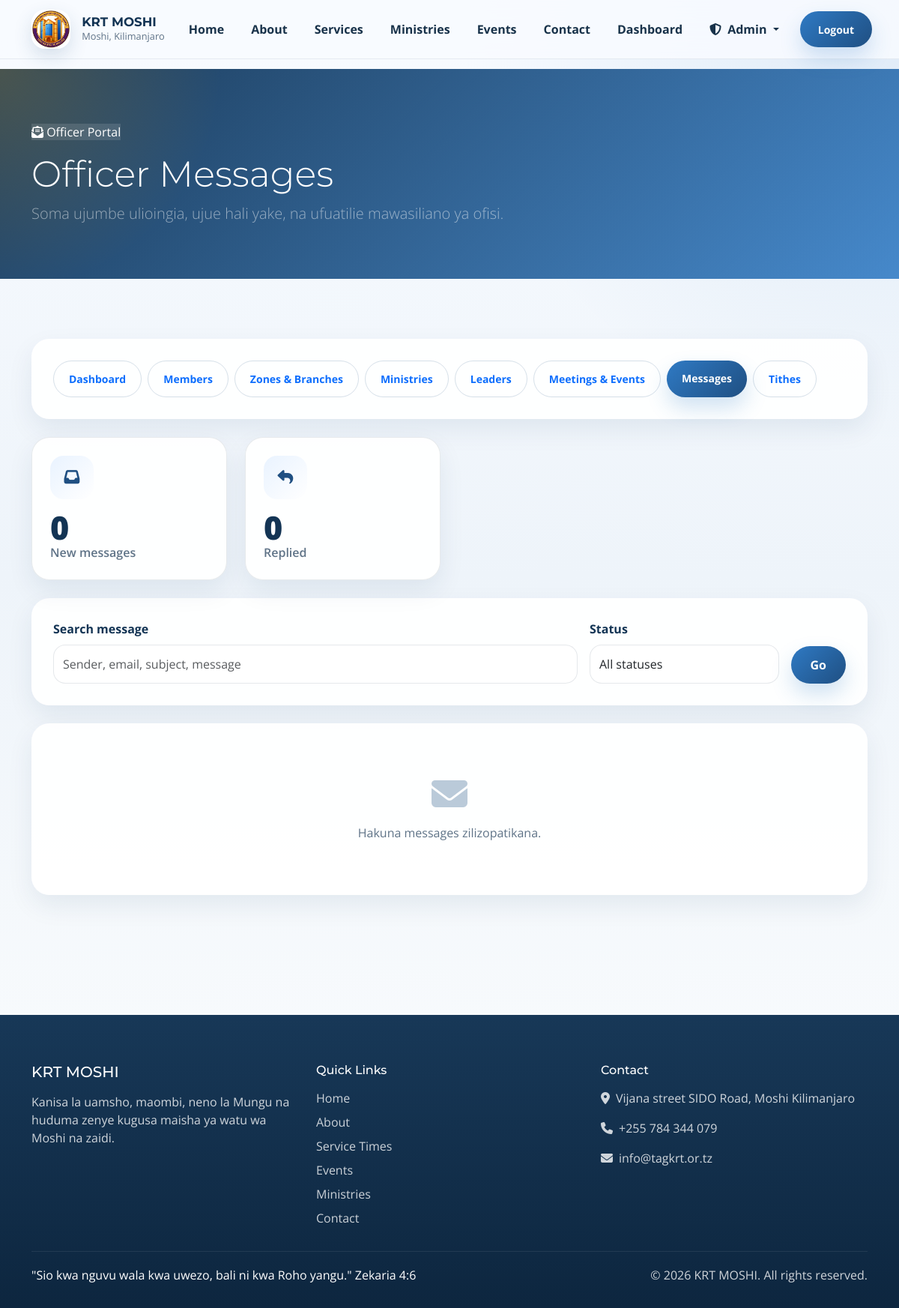
/dashboard/officer/messages/ (signed in), run on the app's committed database.
### core/models.py (models this page shows, shortened)
class SiteConfig(models.Model):
    site_name = models.CharField(max_length=200, default="VCCT Mbezi Beach")
    site_logo = ResizedImageField(
        size=[200, 200],
        quality=85,
        upload_to='config/',
        blank=True,
        null=True,
        help_text="Logo size: 200x200 pixels"
    )
    site_favicon = ResizedImageField(
        size=[64, 64],
        quality=85,
        upload_to='config/',
        blank=True,
        null=True,
        help_text="Favicon size: 64x64 pixels"
    )
    hero_bg_image = ResizedImageField(
        size=[1920, 1080],
        quality=85,
        upload_to='config/',
        blank=True,
        null=True,
        help_text="Hero background size: 1920x1080 pixels"
    )
    contact_email = models.EmailField(default="info@tagkrt.or.tz")
    contact_phone = models.CharField(max_length=20, default="+255 784 344 079")
    address = models.TextField(default="Vijana street SIDO Road, Moshi Kilimanjaro")
    facebook_url = models.URLField(blank=True, null=True)
    twitter_url = models.URLField(blank=True, null=True)
    instagram_url = models.URLField(blank=True, null=True)
    youtube_url = models.URLField(blank=True, null=True)
    whatsapp_number = models.CharField(max_length=20, blank=True, null=True)
    about_us = RichTextUploadingField(blank=True, null=True)
    mission = RichTextUploadingField(blank=True, null=True)
    vision = RichTextUploadingField(blank=True, null=True)
    updated_at = models.DateTimeField(auto_now=True)
    class Meta:
        verbose_name = "Site Configuration"
        verbose_name_plural = "Site Configuration"

### core/views.py (the view, shortened to what this page needs)
# urls.py: path('dashboard/officer/messages/', views.officer_messages, name='officer_messages'),
@login_required
@user_passes_test(is_staff_or_admin)
def officer_messages(request):
    site_config = get_site_config()
    full_manage = can_manage_all_records(request.user)
    query = request.GET.get('q', '').strip()
    status = request.GET.get('status', '').strip()
    messages_qs = ContactMessage.objects.order_by('-created_at')
    if status:
        messages_qs = messages_qs.filter(status=status)
    page_obj = paginate_queryset(request, messages_qs, 10)
    context = {
        'site_config': site_config,
        'page_title': 'Officer Messages',
        'page_intro': 'Soma ujumbe ulioingia, ujue hali yake, na ufuatilie mawasiliano ya ofisi.',
        'active_section': 'messages',
        'page_obj': page_obj,
        'query': query,
        'selected_status': status,
        'new_count': messages_qs.filter(status='new').count(),
        'replied_count': messages_qs.filter(status='replied').count(),
        'can_full_manage': full_manage,
    }
    return render(request, 'core/officer_messages.html', context)

### core/views.py (called while the page is built)
def is_staff_or_admin(user):
    if user.is_superuser or user.is_staff:
        return True
    profile = getattr(user, 'userprofile', None)
    return bool(profile and (profile.is_management_role or profile.is_finance_role or profile.can_manage_full_system))

def get_user_profile(user):
    return UserProfile.objects.select_related('zone', 'ministry_role').filter(user=user).first()

def can_manage_all_records(user):
    profile = get_user_profile(user)
    return bool(user.is_superuser or (profile and profile.role in {'pastor', 'secretary'}))

def get_site_config():
    site_config = SiteConfig.objects.first()
    if not site_config:
        site_config = SiteConfig.objects.create()
    return site_config

def paginate_queryset(request, queryset, per_page=12):
    paginator = Paginator(queryset, per_page)
    return paginator.get_page(request.GET.get('page'))

### templates/core/officer_messages.html (shortened to what this page needs)
{% extends "base.html" %}
{% block content %}
<section class="page-hero">
    <div class="container">
        <span class="eyebrow"><i class="fas fa-envelope-open-text"></i> Officer Portal</span>
        <h1 class="display-5 text-white mt-3">{{ page_title }}</h1>
        <p class="lead text-white-50">{{ page_intro }}</p>
    </div>
</section>
<section class="site-section">
    <div class="container">
        {% include "core/includes/officer_nav.html" %}
        <div class="row g-4 mb-4">
            <div class="col-md-6 col-xl-3"><div class="metric-card card h-100"><div class="feature-icon"><i class="fas fa-inbox"></i></div><div class="metric-value">{{ new_count }}</div><div class="metric-label">New messages</div></div></div>
            <div class="col-md-6 col-xl-3"><div class="metric-card card h-100"><div class="feature-icon"><i class="fas fa-reply"></i></div><div class="metric-value">{{ replied_count }}</div><div class="metric-label">Replied</div></div></div>
        </div>
        <div class="content-panel mb-4">
            <form method="get" class="row g-3">
                <div class="col-lg-8">
                    <label class="form-label">Search message</label>
                    <input type="text" name="q" value="{{ query }}" class="form-control" placeholder="Sender, email, subject, message">
                </div>
                <div class="col-lg-3">
                    <label class="form-label">Status</label>
                    <select name="status" class="form-select">
                        <option value="">All statuses</option>
                    </select>
                </div>
                <div class="col-lg-1 d-flex align-items-end">
                    <button type="submit" class="btn btn-primary w-100">Go</button>
                </div>
            </form>
        </div>
        <div class="content-panel">
            {% for item in page_obj %}
            <div class="timeline-item">
                <div class="d-flex justify-content-between gap-3 flex-wrap">
                    <div>
                        <div class="fw-bold">{{ item.subject }}</div>
                        <div class="small text-muted">{{ item.name }} • {{ item.email }} • {{ item.created_at|date:"M d, Y H:i" }}</div>
                    </div>
                    <div><span class="badge bg-primary">{{ item.get_status_display }}</span></div>
                </div>
                <p class="text-muted mb-0 mt-2">{{ item.message|truncatewords:35 }}</p>
                <div class="d-flex flex-wrap gap-2 mt-3">
                    <a href="{% url 'core:officer_message_edit' item.id %}" class="btn btn-outline-primary btn-sm">Edit Message</a>
                    <form method="post" class="d-flex gap-2 flex-wrap">
                        {% csrf_token %}
                        <input type="hidden" name="action" value="update_status">
                        <input type="hidden" name="message_id" value="{{ item.id }}">
                        <select name="status" class="form-select form-select-sm">
                            <option value="new" {% if item.status == 'new' %}selected{% endif %}>New</option>
                            <option value="read" {% if item.status == 'read' %}selected{% endif %}>Read</option>
                            <option value="replied" {% if item.status == 'replied' %}selected{% endif %}>Replied</option>
                            <option value="archived" {% if item.status == 'archived' %}selected{% endif %}>Archived</option>
                        </select>
                        <button type="submit" class="btn btn-outline-primary btn-sm">Save Status</button>
                    </form>
                    <form method="post" onsubmit="return confirm('Delete this message?');">
                        {% csrf_token %}
                        <input type="hidden" name="action" value="delete_message">
                        <input type="hidden" name="message_id" value="{{ item.id }}">
                        <button type="submit" class="btn btn-outline-danger btn-sm">Delete</button>
                    </form>
                </div>
            </div>
            {% empty %}
            <div class="empty-state"><i class="fas fa-envelope"></i><p class="mb-0">Hakuna messages zilizopatikana.</p></div>
            {% endfor %}
        </div>
    </div>
</section>
{% endblock %}

### templates/base.html (shortened to what this page needs)
<!DOCTYPE html>
{% load static %}
<html lang="en">
<head>
    <link href="https://cdn.jsdelivr.net/npm/bootstrap@5.3.3/dist/css/bootstrap.min.css" rel="stylesheet">
    <link rel="stylesheet" href="https://cdnjs.cloudflare.com/ajax/libs/font-awesome/6.5.2/css/all.min.css">
    <link rel="stylesheet" href="{% static 'css/style.css' %}">
</head>
<body>
    <nav class="navbar navbar-expand-lg fixed-top">
        <div class="container">
            <a class="navbar-brand d-flex align-items-center" href="{% url 'core:home' %}">
                {% if site_config.site_logo %}
                <img src="{{ site_config.site_logo.url }}" alt="{{ site_config.site_name|default:'KRT Logo' }}">
                {% endif %}
                <div>
                    <div class="navbar-brand-text">{{ site_config.site_name|default:"Kilimanjaro Revival Temple" }}</div>
                    <div class="navbar-brand-subtitle">Moshi, Kilimanjaro</div>
                </div>
            </a>
            <div class="collapse navbar-collapse" id="navbarMain">
                <ul class="navbar-nav ms-auto align-items-lg-center gap-lg-1">
                    <li class="nav-item"><a class="nav-link" href="{% url 'core:home' %}">Home</a></li>
                    <li class="nav-item"><a class="nav-link" href="{% url 'core:about' %}">About</a></li>
                    <li class="nav-item"><a class="nav-link" href="{% url 'core:services' %}">Services</a></li>
                    <li class="nav-item"><a class="nav-link" href="{% url 'core:ministries' %}">Ministries</a></li>
                    <li class="nav-item"><a class="nav-link" href="{% url 'core:events' %}">Events</a></li>
                    <li class="nav-item"><a class="nav-link" href="{% url 'core:contact' %}">Contact</a></li>
                    {% if user.is_authenticated %}
                    <li class="nav-item"><a class="nav-link" href="{% url 'core:dashboard' %}">Dashboard</a></li>
                    {% if user.is_staff or user.is_superuser %}
                    <li class="nav-item dropdown">
                        <a class="nav-link dropdown-toggle" href="#" role="button" data-bs-toggle="dropdown" aria-expanded="false">
                            <i class="fas fa-shield-alt me-1"></i> Admin
                        </a>
                    </li>
                    {% endif %}
                    <li class="nav-item ms-lg-2">
                        <form method="post" action="{% url 'accounts:logout' %}">
                            <button type="submit" class="btn btn-primary btn-sm px-4">Logout</button>
                        </form>
                    </li>
                    {% else %}
                    <li class="nav-item"><a class="nav-link" href="{% url 'accounts:login' %}">Login</a></li>
                    <li class="nav-item ms-lg-2"><a class="btn btn-primary btn-sm px-4" href="{% url 'accounts:signup' %}">Join Us</a></li>
                    {% endif %}
                </ul>
            </div>
        </div>
    </nav>
    <div class="page-shell">
        <main class="page-content">
            {% block content %}{% endblock %}
        </main>
        <footer class="footer-shell">
            <div class="container">
                <div class="row g-4">
                    <div class="col-lg-4">
                        <h5 class="mb-3">{{ site_config.site_name|default:"Kilimanjaro Revival Temple" }}</h5>
                        <p class="mb-4">Kanisa la uamsho, maombi, neno la Mungu na huduma zenye kugusa maisha ya watu wa Moshi na zaidi.</p>
                    </div>
                    <div class="col-lg-4">
                        <h6 class="mb-3">Quick Links</h6>
                        <div class="footer-links d-grid gap-2">
                            <a href="{% url 'core:home' %}">Home</a>
                            <a href="{% url 'core:about' %}">About</a>
                            <a href="{% url 'core:services' %}">Service Times</a>
                            <a href="{% url 'core:events' %}">Events</a>
                            <a href="{% url 'core:ministries' %}">Ministries</a>
                            <a href="{% url 'core:contact' %}">Contact</a>
                        </div>
                    </div>
                    <div class="col-lg-4">
                        <h6 class="mb-3">Contact</h6>
                        <div class="d-grid gap-3">
                            <div><i class="fas fa-location-dot me-2"></i>{{ site_config.address|default:"Vijana Street, SIDO Road, Moshi Kilimanjaro" }}</div>
                            <div><i class="fas fa-phone me-2"></i>{{ site_config.contact_phone|default:"+255 784 344 079" }}</div>
                            <div><i class="fas fa-envelope me-2"></i>{{ site_config.contact_email|default:"info@tagkrt.or.tz" }}</div>
                        </div>
                    </div>
                </div>
                <div class="footer-bottom d-flex flex-column flex-md-row justify-content-between gap-2">
                    <div class="footer-verse">"Sio kwa nguvu wala kwa uwezo, bali ni kwa Roho yangu." Zekaria 4:6</div>
                    <div>&copy; {% now "Y" %} {{ site_config.site_name|default:"Kilimanjaro Revival Temple" }}. All rights reserved.</div>
                </div>
            </div>
        </footer>
    </div>
</body>
</html>

### data on the page
SiteConfig: site_logo (picture), site_name "KRT MOSHI", address "Vijana street SIDO Road, Moshi Kilimanjaro", contact_phone "+255 784 344 079", contact_email "info@tagkrt.or.tz"

### other printed values
{{ page_title }} "Officer Messages"
{{ page_intro }} "Soma ujumbe ulioingia, ujue hali yake, na ufuatilie mawasiliano ya ofisi."
{{ new_count }} "0"
{{ replied_count }} "0"
